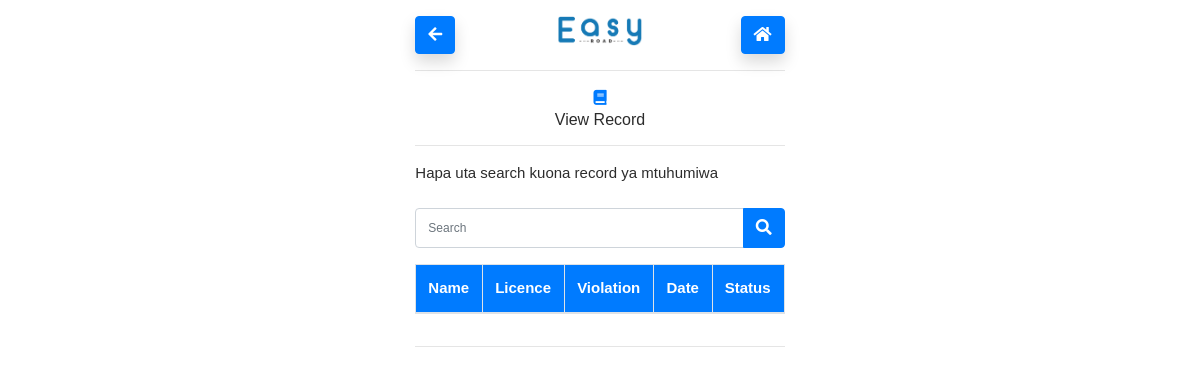
The page /records.php on the database as committed earlier.
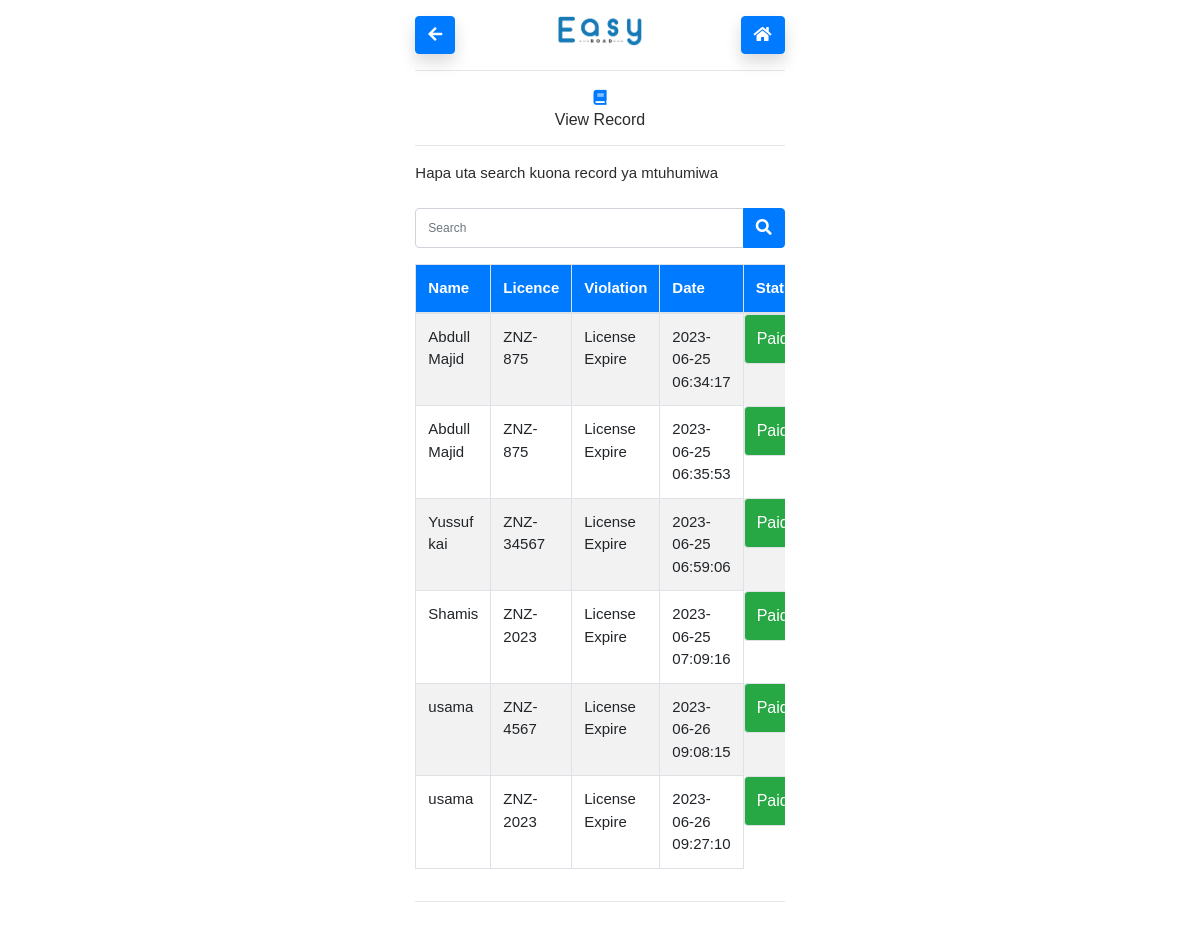
The same page on the database as committed later.
### tables this page shows
CREATE TABLE `driver_violation` (
  `dv_id` int(11) NOT NULL,
  `driver_id` int(11) NOT NULL,
  `violation_id` int(11) NOT NULL,
  `police_man_id` int(11) NOT NULL,
  `date` timestamp NOT NULL DEFAULT current_timestamp() ON UPDATE current_timestamp()
);

CREATE TABLE `driver` (
  `driver_id` int(11) NOT NULL,
  `name` varchar(255) NOT NULL,
  `age` int(11) NOT NULL,
  `gender` varchar(255) NOT NULL,
  `living_place` varchar(255) NOT NULL,
  `phone_number` varchar(20) NOT NULL,
  `license_number` varchar(255) NOT NULL,
  `vehicle_number` varchar(255) NOT NULL,
  `root_number` int(11) NOT NULL,
  `vcolour` varchar(255) NOT NULL,
  `police_man_id` int(11) NOT NULL
);

CREATE TABLE `violation` (
  `violation_id` int(11) NOT NULL,
  `violation` varchar(100) NOT NULL,
  `vtype` varchar(255) NOT NULL,
  `penalt` int(11) NOT NULL
);

### records.php (the view, shortened to what this page needs)
<?php
require("./Handlers/connection.php");
$search = "";
?>
<!DOCTYPE html>
<html lang="en">
<head>
  <link href="Assets/css/bootstrap.min.css" rel="stylesheet">
  <link href="Asset/css/bootstrap.css" rel="stylesheet">
  <link href="Assets/css/style.css" rel="stylesheet">
  <link rel="stylesheet" href="https://use.fontawesome.com/releases/v5.7.0/css/all.css">
</head>
<body class="item-align-center">
  <div class="container-fluid p-3">
    <div class="row">
      <div class="col-lg-4 col-md-3"></div>
      <div class="col-lg-4 col-md-6">
        <div class="row" id="header-mobile">
          <div class="col-lg-4 col-md-4 col-4">
            <div class="nav-item">
              <a href="home.php" class="btn btn-primary shadow">
                <i class="fa fa-arrow-left"></i>
              </a>
            </div>
          </div>
          <div class="col-lg-4 col-md-4 col-4 text-center">
            <div class="nav-item">
              <a href="home.php"><i class="shadow"> </i> <img src="Assets/img/easy-logo 1.png" height="30px" alt=""></a>
            </div>
          </div>
          <div class="col-lg-4 col-md-4 col-4 text-right">
            <div class="nav-item">
              <a href="home.php" class="btn btn-primary shadow">
                <i class="fa fa-home"></i>
              </a>
            </div>
          </div>
        </div>
        <hr>
        <div class="text-center">
          <i class="fa fa-book text-primary"></i>
          <h6>View Record</h6>
        </div>
        <hr>
Hapa uta search kuona record ya mtuhumiwa
<form action="records.php" method="POST">
<div class="input-group mb-3 mt-4">
    <input type="text" class="form-control search" name="search" placeholder="Search "value="<?php echo $search; ?>" >
    <div class="input-group-append">
    </span> <button class="btn btn-primary search"><i class="fa fa-search "></i></button> </span>
    </div>
  </div>
</form>
        <div class="table-responsive">
        <table class="table table-bordered table-striped">
          <thead class="bg-primary text-white">
            <tr>
              <th>Name</th>
              <th>Licence</th>
              <th>Violation</th>
              <th>Date</th>
              <th>Status</th>
            </tr>
          </thead>
          <tbody>
          <?php
          $stmt = $conn->prepare("SELECT driver.name, driver.license_number, violation.violation, driver_violation.date FROM `driver` join driver_violation JOIN violation WHERE driver.driver_id = driver_violation.driver_id and violation.violation_id = driver_violation.violation_id;");
              $stmt->execute();
              $result = $stmt->fetchAll();
              foreach ($result as $res) {
              ?>
            <tr>
            <td value="#"><?php  echo $res['name'] ?></td>
            <td value="#"><?php  echo $res['license_number'] ?></td>
              <td value="#"><?php  echo $res['violation'] ?></td>
              <td value="#"><?php  echo $res['date'] ?></td>
              <td value="#" class="btn btn-success"> Paid </td>
            </tr>
            <?php
}
    ?>
          </tbody>
        </table>
        </div>
        <hr>
      </div>
    </div>
  </div>
</body>
</html>

### Assets/css/style.css (style rules this page uses)
body { font-family: 'poppins', sans-serif; font-size: 15px; color: #2c2c2c; }
a { text-decoration: none; }
.form-control { font-size: 12px; min-height: 30px; font-weight: 500; }
.search { height: 40px; }
* { margin:0; padding:0; box-sizing:border-box; }

Rows that differ between the two databases and show on the page:
added driver_violation: driver.name "Abdull Majid", driver.license_number "ZNZ-875", violation.violation "License Expire", date "2023-06-25 06:34:17"
added driver_violation: driver.name "Abdull Majid", driver.license_number "ZNZ-875", violation.violation "License Expire", date "2023-06-25 06:35:53"
added driver_violation: driver.name "Yussuf kai", driver.license_number "ZNZ-34567", violation.violation "License Expire", date "2023-06-25 06:59:06"
added driver_violation: driver.name "Shamis", driver.license_number "ZNZ-2023", violation.violation "License Expire", date "2023-06-25 07:09:16"
added driver_violation: driver.name "usama", driver.license_number "ZNZ-4567", violation.violation "License Expire", date "2023-06-26 09:08:15"
added driver_violation: driver.name "usama", driver.license_number "ZNZ-2023", violation.violation "License Expire", date "2023-06-26 09:27:10"
